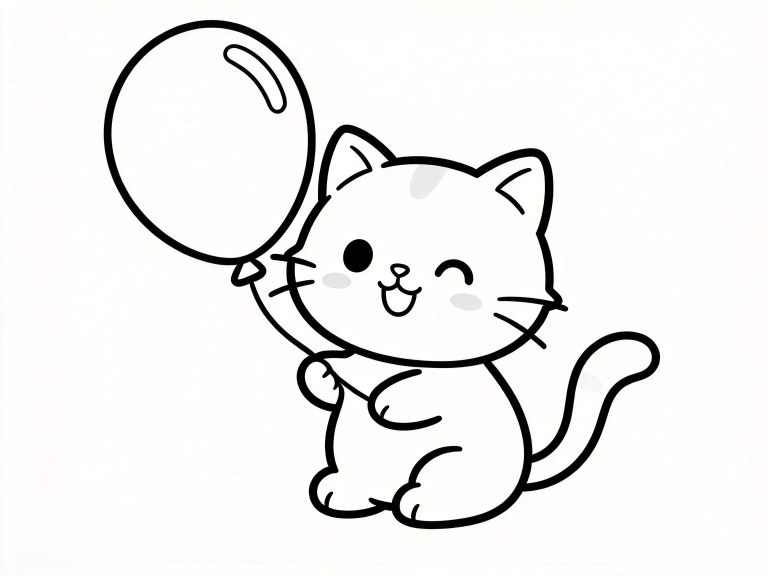
#> input picture assets/samples/cat_balloon_01.jpeg, 2304 x 1728 px (shown at 1/3 size)
$ python prepare_pages.py
#> lines starting #> are read from the running program, lines starting #| are printed output that depends on the picture; after the words box and inside, x2 and y2 are one past the last pixel; in counts of white or black regions, pixels touching at a corner belong together
"""把原始线稿处理成透明背景的 *_line.png 和 *_paper.png。"""

from pathlib import Path

from PIL import Image, ImageChops, ImageDraw

ROOT = Path(__file__).resolve().parent.parent
SAMPLES = {
    "cat_balloon_01.jpeg": "cat",
    "bear_flower_01.jpeg": "bear",
    "bunny_carrot_01.jpeg": "bunny",
}
OUT_DIR = ROOT / "assets" / "pages"
MAGENTA = (255, 0, 255)
LONG_EDGE = 2048


def background_mask(gray: Image.Image) -> Image.Image:
    """从四角灌入洋红，返回 255 表示与边缘连通的背景。"""
    filled = gray.convert("RGB")
    width, height = filled.size
    for xy in ((0, 0), (width - 1, 0), (0, height - 1), (width - 1, height - 1)):
        ImageDraw.floodfill(filled, xy, MAGENTA, thresh=30)
    return ImageChops.difference(
        filled, Image.new("RGB", filled.size, MAGENTA)
    ).convert("L").point(lambda v: 255 if v == 0 else 0)


def process(source: Path, name: str) -> None:
    gray = Image.open(source).convert("L")
    gray.thumbnail((LONG_EDGE, LONG_EDGE), Image.Resampling.LANCZOS)

    background = background_mask(gray)
    foreground = ImageChops.invert(background)

    line = Image.new("RGBA", gray.size, (0, 0, 0, 0))
    line_alpha = gray.point(lambda v: 0 if v >= 200 else round((200 - v) / 200 * 255))
    line.putalpha(ImageChops.multiply(line_alpha, foreground))
    line.save(OUT_DIR / f"{name}_line.png")

    paper = Image.new("RGBA", gray.size, (255, 255, 255, 0))
    paper.putalpha(foreground)
    paper.save(OUT_DIR / f"{name}_paper.png")

    pixels = background.size[0] * background.size[1]
    ratio = sum(1 for v in background.get_flattened_data() if v == 255) / pixels
    print(f"{name}: {background.size[0]}x{background.size[1]}, 背景占比 {ratio:.1%}")


def main() -> None:
    OUT_DIR.mkdir(parents=True, exist_ok=True)
    for filename, name in SAMPLES.items():
        process(ROOT / "assets" / "samples" / filename, name)
#> in process, `gray.thumbnail((LONG_EDGE, LONG_EDGE), Image.Resampling.LANCZOS)`:
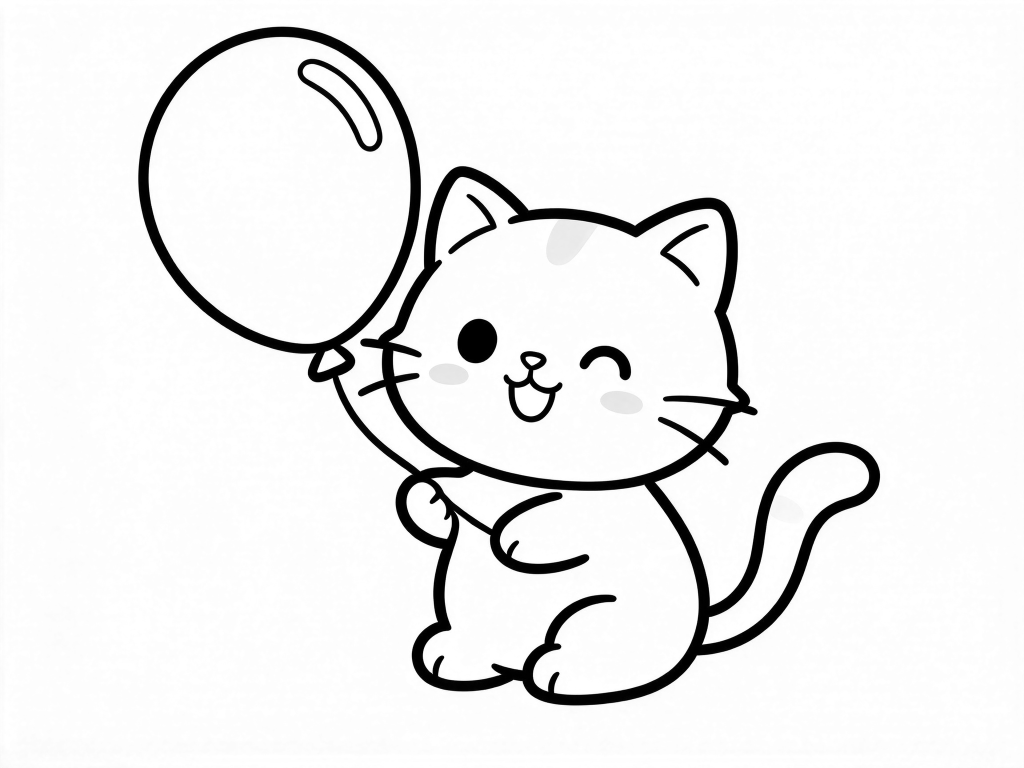
#> gray: PIL image 2048x1536 L (shown at 1/2 size); min 0, max 255, mean 237.3
#> after the loop in background_mask, `for xy in ((0, 0), (width - 1, 0), (0, height - 1), (width - 1, height..`:
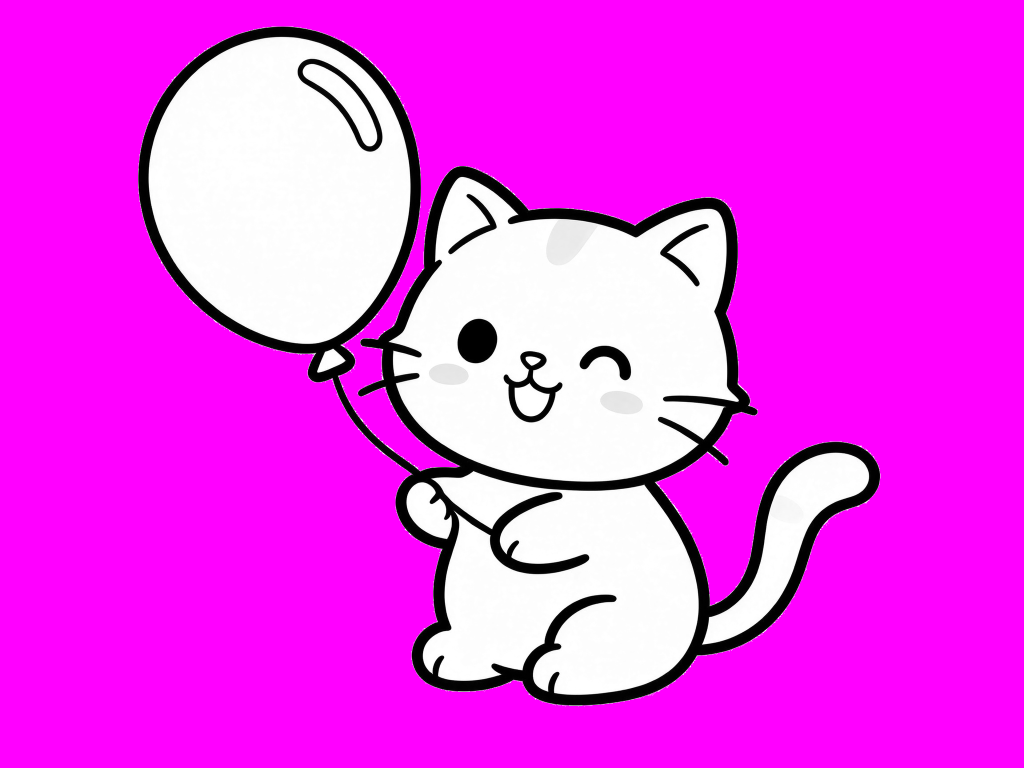
#> filled: PIL image 2048x1536 RGB (shown at 1/2 size); mean R, G, B 238.4, 61, 238.4
#> in background_mask, `return ImageChops.difference( filled, Image.new("RGB", filled.size, MA..`:
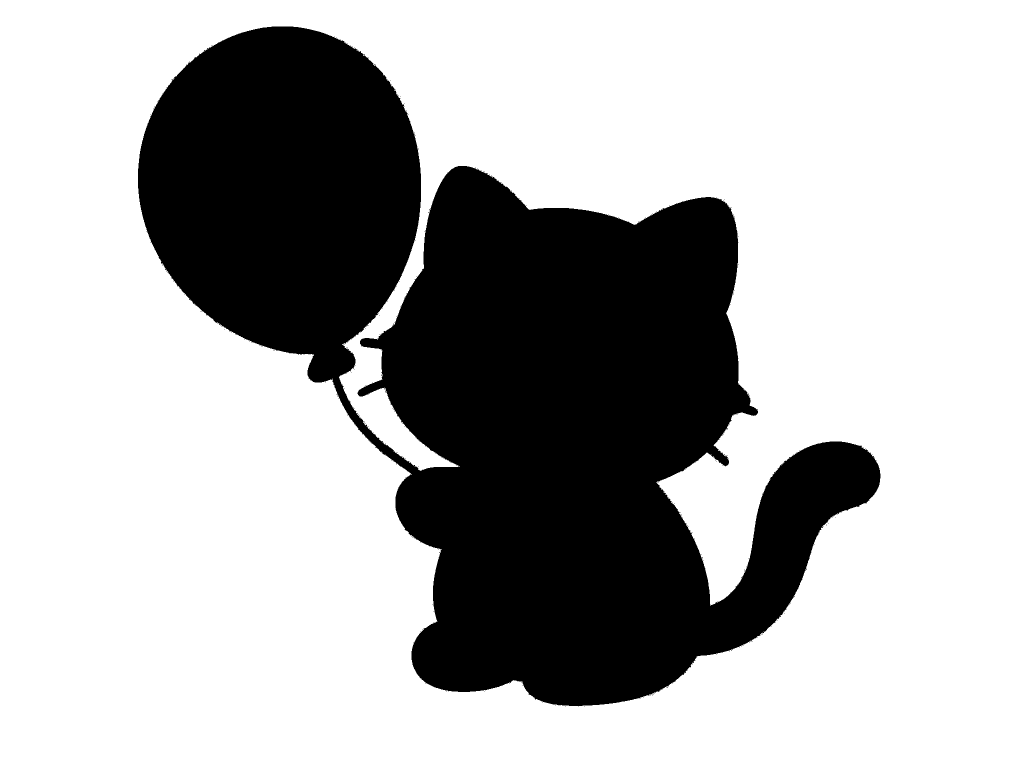
#> returned value: PIL image 2048x1536 L (shown at 1/2 size); 69.5% white; 149 black regions (148 under 20 px), largest, box (x1, y1, x2, y2) and area: (276, 53, 1761, 1412) 957749
#> in process, `line = Image.new("RGBA", gray.size, (0, 0, 0, 0))`: line: PIL image 2048x1536 RGBA; every value is 0
#> in process, `line_alpha = gray.point(lambda v: 0 if v >= 200 else round((200 - v) /..`:
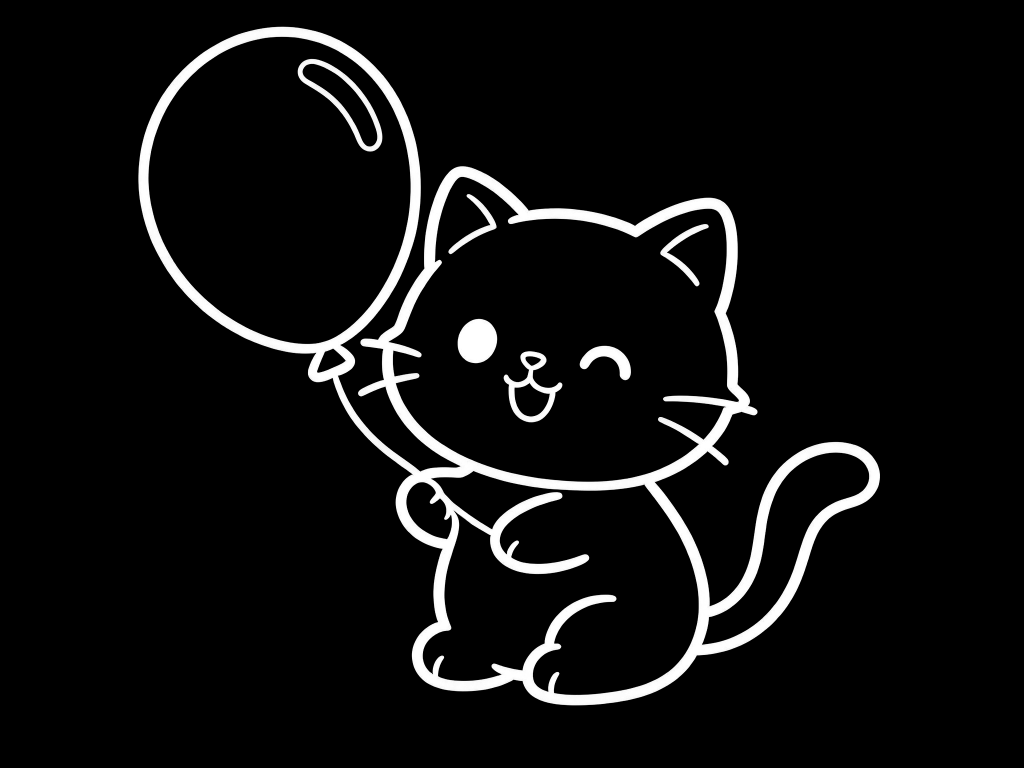
#> line_alpha: PIL image 2048x1536 L (shown at 1/2 size); min 0, max 255, mean 15.9


if __name__ == "__main__":
#> (the run stopped early here; a loop or call above may not have finished)
